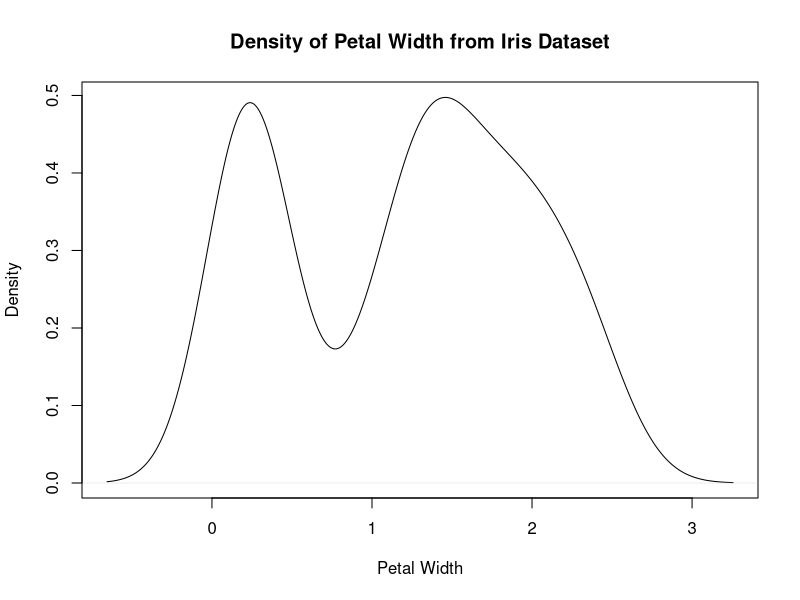

Generate this figure with R:
## ---- chunk 1
y <- density(iris$Petal.Width)
## ---- chunk 2
class(y)
typeof(y)
str(y)
## ---- chunk 3
#| echo: false
plot(y, main = "Density of Petal Width from Iris Dataset", xlab = "Petal Width")
